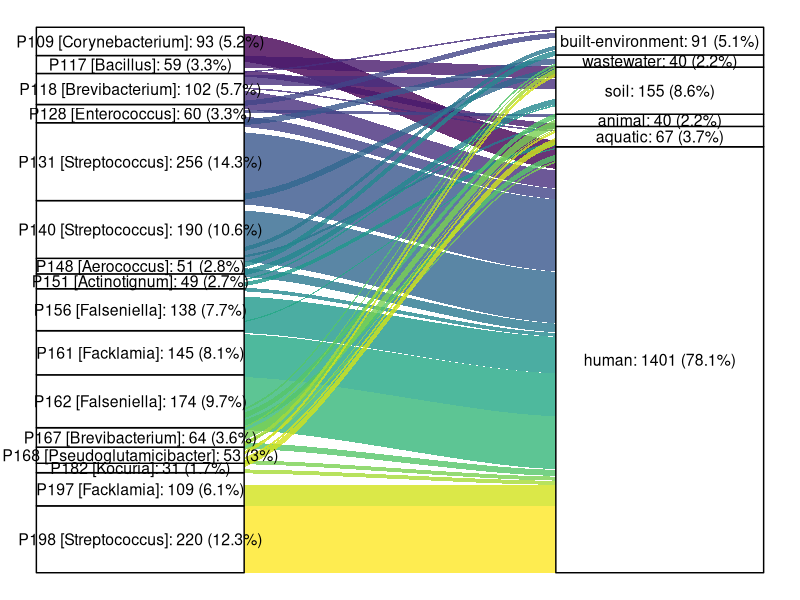
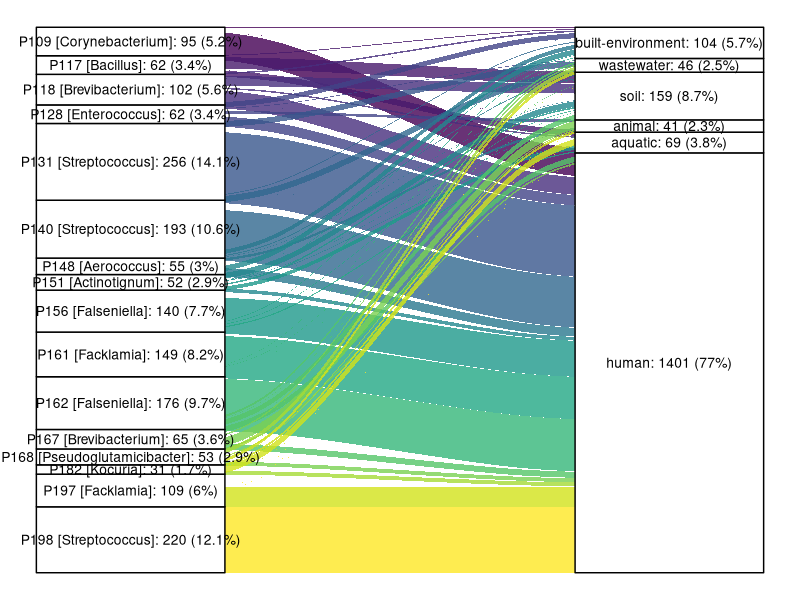
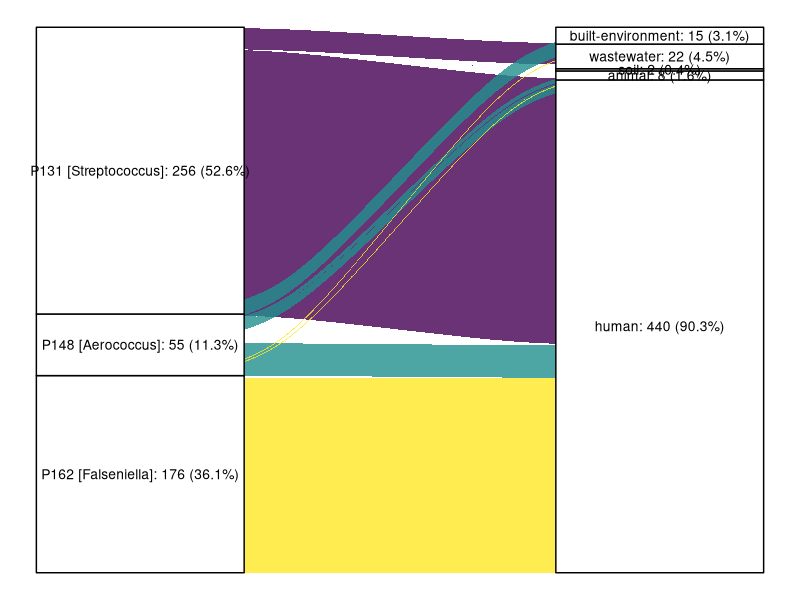
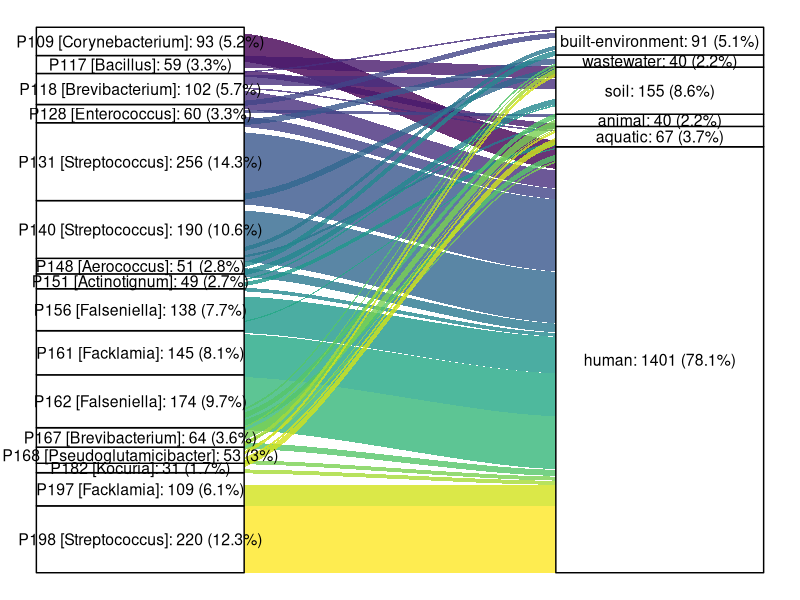
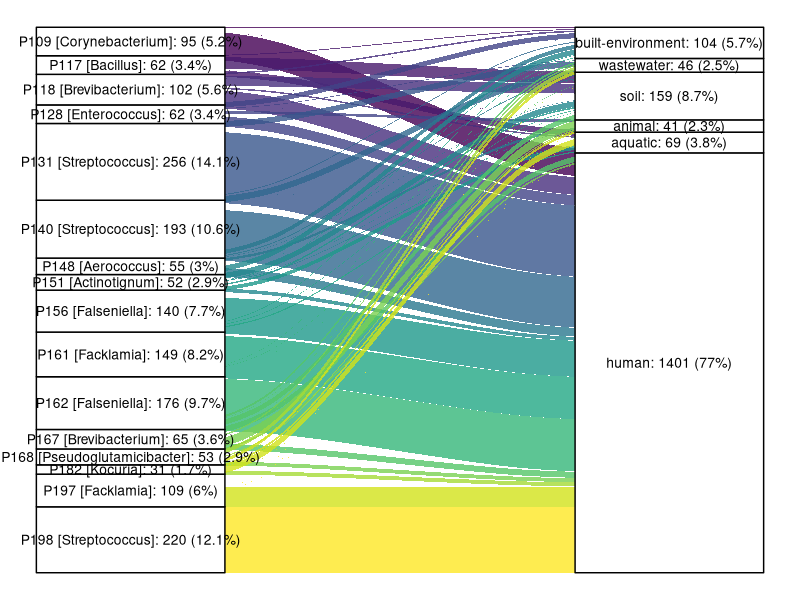
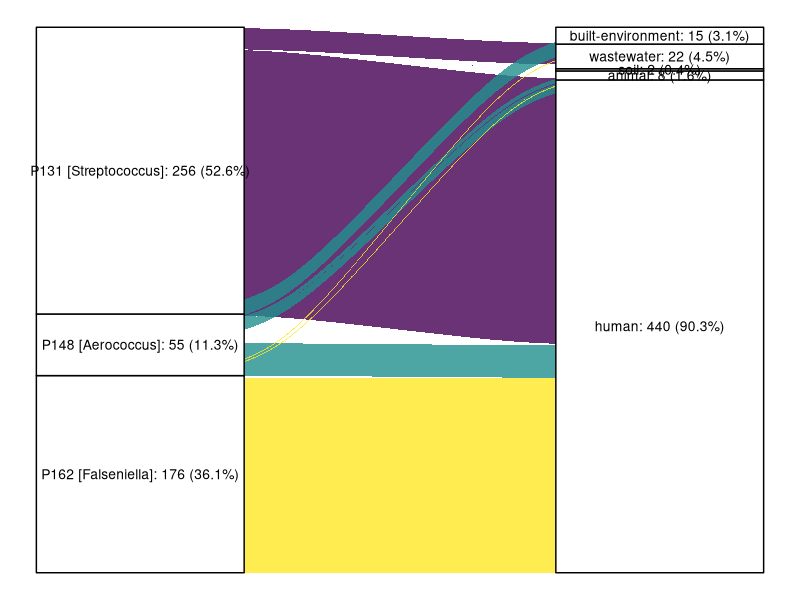

These figures' R source, in order:
## alluvial plot with hits
###############################

library(ggplot2)
library(ggalluvial)
library(dplyr)
library(magrittr)
library(reshape2)
library(tidyverse)
library(viridis)
library(readxl)

dat <- read_excel("data/GMGC_distribution_16_hits.xlsx") %>%
  select(-'original seq') %>%
  mutate(enzyme = paste0(toupper(shorthand), " [", Genus, "]")) %>%
  rowwise() %>%
  mutate(human_total = sum(c_across(contains("human")), na.rm = TRUE)) %>%
  ungroup() %>%
  select(-contains("human"), human_total) %>%
  rowwise() %>%
  mutate(animal_total = sum(c_across(c("dog-gut", "cat-gut", "mouse-gut", "pig-gut", "animal gut")), na.rm = TRUE)) %>%
  ungroup() %>%
  rowwise() %>%
  mutate(aquatic_total = sum(c_across(c("marine", "freshwater")), na.rm = TRUE)) %>%
  ungroup() %>%
  select(-contains("human"), -contains("gut"), -contains("marine"), -contains("freshwater"), human_total, animal_total, aquatic_total) %>%
  select(-other)

dat2 <- dat

# Rename columns
names(dat2)[names(dat2) == "human_total"] <- "human"
names(dat2)[names(dat2) == "animal_total"] <- "animal"
names(dat2)[names(dat2) == "aquatic_total"] <- "aquatic"

# Replace NA entries with 0
dat2[is.na(dat2)] <- 0

long_df <- melt(dat2)
# Filter the data to show only alluviums with values greater than 3
long_df_filtered <- long_df %>% filter(value > 3)

### plot alluvial plot  with percentages
p <- ggplot(data = long_df_filtered, 
            aes(y = value, axis1 = enzyme, axis2 = variable)) +
  geom_alluvium(aes(fill = enzyme), alpha = 0.8, width = 0.1) +
  geom_stratum(width = 0.4) +
  geom_text(stat = "stratum", aes(label = paste0(after_stat(stratum), ": ", after_stat(count), " (", round(after_stat(prop) * 100, 1), "%)")), size = 4) +
  scale_fill_viridis_d(option = "viridis") +
  theme_void() +
  theme(legend.position = "none")

p

ggsave("output/Figure_S13A.png", plot = p, width = 12, height = 12, dpi = 600)

#### only environmental habitats ###
dat3 <- dat2 %>%
  select(-human, -animal)

p <- ggplot(data = long_df, 
            aes(y = value, axis1 = enzyme, axis2 = variable)) +
  geom_alluvium(aes(fill = enzyme), alpha = 0.8, width = 0.1) +
  geom_stratum(width = 0.35) +
  geom_text(
    stat = "stratum", 
    aes(label = ifelse(after_stat(count) > 3, 
                       paste0(after_stat(stratum), ": ", after_stat(count), 
                              " (", round(after_stat(prop) * 100, 1), "%)"), 
                       "")), 
    size = 3.5
  ) +
  scale_fill_viridis_d(option = "viridis") +
  theme_void() +
  theme(legend.position = "none")

p

# Save the plot
ggsave("output/Figure_6.png", plot = p, width = 12, height = 8, dpi = 600)

### only the most promiscuous enzymes ###
subset_df <- long_df %>%
  filter(grepl("P131|P148|P162", enzyme))

p <- ggplot(data = subset_df, 
            aes(y = value, axis1 = enzyme, axis2 = variable)) +
  geom_alluvium(aes(fill = enzyme), alpha = 0.8, width = 0.1) +
  geom_stratum(width = 0.4) +
  geom_text(stat = "stratum", aes(label = paste0(after_stat(stratum), ": ", after_stat(count), " (", round(after_stat(prop) * 100, 1), "%)")), size = 3.5) +
  scale_fill_viridis_d(option = "viridis") +
  theme_void() +
  theme(legend.position = "none")

p

ggsave("output/Figure_S13B.png", plot = p, width = 12, height = 8, dpi = 600)
